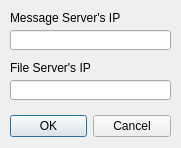
<?xml version="1.0" encoding="UTF-8"?>
<ui version="4.0">
 <class>IPset</class>
 <widget class="QDialog" name="IPset">
  <property name="geometry">
   <rect>
    <x>0</x>
    <y>0</y>
    <width>181</width>
    <height>148</height>
   </rect>
  </property>
  <property name="windowTitle">
   <string>Set Servers' IP</string>
  </property>
  <widget class="QDialogButtonBox" name="buttonBox">
   <property name="geometry">
    <rect>
     <x>10</x>
     <y>110</y>
     <width>161</width>
     <height>32</height>
    </rect>
   </property>
   <property name="orientation">
    <enum>Qt::Horizontal</enum>
   </property>
   <property name="standardButtons">
    <set>QDialogButtonBox::Cancel|QDialogButtonBox::Ok</set>
   </property>
  </widget>
  <widget class="QLabel" name="label">
   <property name="geometry">
    <rect>
     <x>10</x>
     <y>10</y>
     <width>131</width>
     <height>16</height>
    </rect>
   </property>
   <property name="text">
    <string>Message Server's IP</string>
   </property>
  </widget>
  <widget class="QLineEdit" name="msipEdit">
   <property name="geometry">
    <rect>
     <x>10</x>
     <y>30</y>
     <width>161</width>
     <height>20</height>
    </rect>
   </property>
  </widget>
  <widget class="QLineEdit" name="fsipEdit">
   <property name="geometry">
    <rect>
     <x>10</x>
     <y>80</y>
     <width>161</width>
     <height>20</height>
    </rect>
   </property>
  </widget>
  <widget class="QLabel" name="label_2">
   <property name="geometry">
    <rect>
     <x>10</x>
     <y>60</y>
     <width>121</width>
     <height>16</height>
    </rect>
   </property>
   <property name="text">
    <string>File Server's IP</string>
   </property>
  </widget>
 </widget>
 <resources/>
 <connections>
  <connection>
   <sender>buttonBox</sender>
   <signal>accepted()</signal>
   <receiver>IPset</receiver>
   <slot>accept()</slot>
   <hints>
    <hint type="sourcelabel">
     <x>248</x>
     <y>254</y>
    </hint>
    <hint type="destinationlabel">
     <x>157</x>
     <y>274</y>
    </hint>
   </hints>
  </connection>
  <connection>
   <sender>buttonBox</sender>
   <signal>rejected()</signal>
   <receiver>IPset</receiver>
   <slot>reject()</slot>
   <hints>
    <hint type="sourcelabel">
     <x>316</x>
     <y>260</y>
    </hint>
    <hint type="destinationlabel">
     <x>286</x>
     <y>274</y>
    </hint>
   </hints>
  </connection>
 </connections>
</ui>
